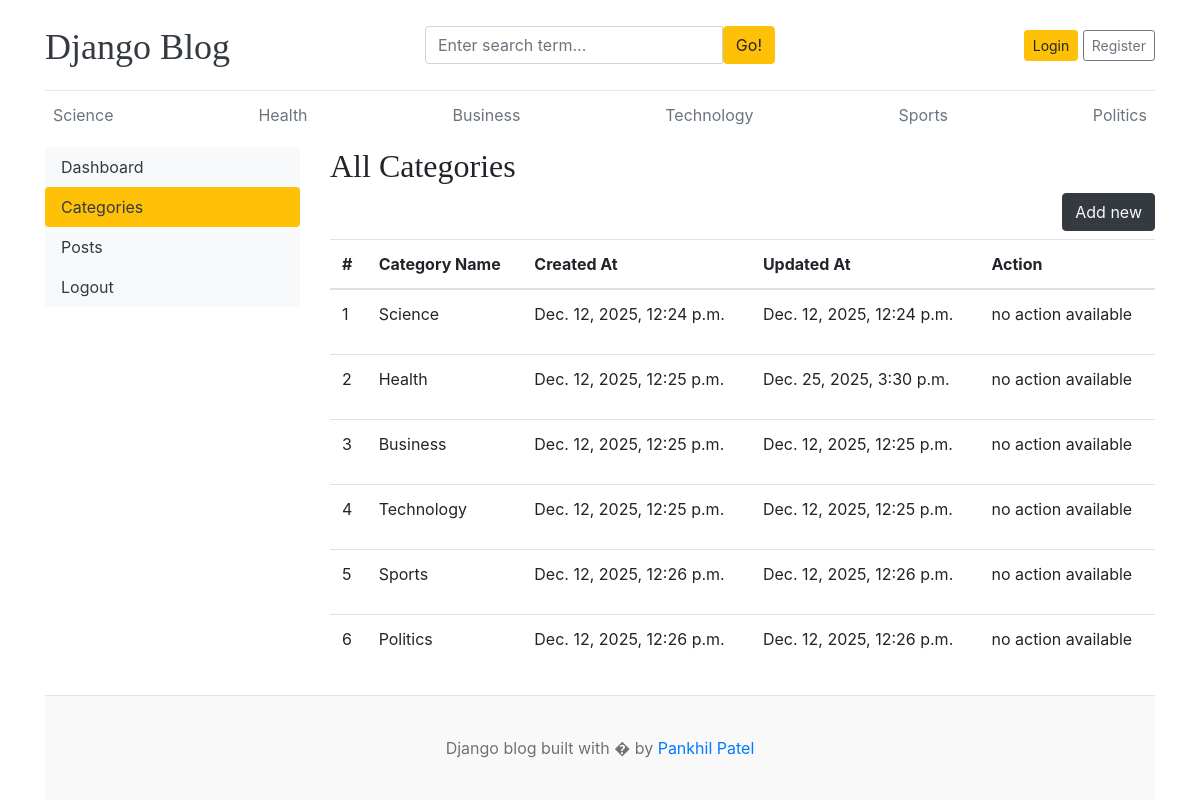
/dashboard/categories/, run on the app's committed database.
### blogs/models.py (models this page shows, shortened)
class Category(models.Model):
    category_name = models.CharField(max_length=50,unique=True)
    created_at = models.DateTimeField(auto_now_add=True)
    updated_at = models.DateTimeField(auto_now=True)
    class Meta:
        verbose_name_plural = 'categories'

### dashboards/views.py (the view)
# urls.py: path('categories/',views.categories, name='categories'),
def categories(req):
    return render(req,"dashboard/categories.html")

### blogs/context_processors.py (called while the page is built)
def get_categories(req):
    categories = Category.objects.all()
    return dict(categories=categories)

def get_social_links(req):
    social_link = SocialLink.objects.all()
    return dict(social_link=social_link)

### templates/dashboard/categories.html
{% extends 'base.html' %}
{% block content %}
<div class="row">
    {% include 'dashboard/sidebar.html' %}
    <div class="col-md-9">
        <h2>All Categories</h2>
        <a href="{% url 'add_category' %}" class="btn btn-dark text-light float-right mb-2">Add new</a>
        <table class="table table-hover">
            <thead>
                <tr>
                    <th>#</th>
                    <th>Category Name</th>
                    <th>Created At</th>
                    <th>Updated At</th>
                    <th>Action</th>
                </tr>
            </thead>
            <tbody>
                {% for cat in categories %}
                <tr>
                    <td>{{ forloop.counter }}</td>
                    <td>{{ cat.category_name }}</td>
                    <td>{{ cat.created_at }}</td>
                    <td>{{ cat.updated_at }}</td>
                    <td>
                        {% if user.is_staff or blog.author == user %}
                        <a href="{% url 'edit_category' cat.pk %}"><i class="fas fa-edit text-success"></i></a>
                        &nbsp;
                        <a href="{% url 'delete_category' cat.pk %}"><i class="fas fa-trash text-danger"></i></a>
                        {% else %}
                        <p>no action available</p>
                        {% endif %}
                    </td>
                </tr>
                {% endfor %}
            </tbody>
        </table>
    </div>
</div>
{% endblock %}

### templates/base.html (shortened to what this page needs)
{% load static %}
<!DOCTYPE html>
<html lang="en">
<head>
    <link href="https://getbootstrap.com/docs/4.0/dist/css/bootstrap.min.css" rel="stylesheet">
    <link href="{% static 'css/blog.css' %}" rel="stylesheet">
    <link rel="stylesheet" href="https://cdnjs.cloudflare.com/ajax/libs/font-awesome/5.15.2/css/all.min.css" />
</head>
<body>
    <div class="container">
        <header class="blog-header py-3">
            <div class="row flex-nowrap justify-content-between align-items-center">
                <div class="col-4 pt-1">
                    <a class="blog-header-logo text-dark" href="/">Django Blog</a>
                </div>
                <div class="col-4">
                    <form action="{% url 'search' %}" method="get">
                        <div class="input-group">
                            <input class="form-control" value="{{ keyword }}" type="text"
                                placeholder="Enter search term..." aria-label="Enter search term..." name="keyword"
                                aria-describedby="button-search" />
                            <button class="btn btn-warning" id="button-search" type="submit">Go!</button>
                        </div>
                    </form>
                </div>
                <div class="col-4 d-flex justify-content-end align-items-center">
                    {% if not user.is_authenticated %}
                    <a class="btn btn-sm btn-warning" href="{% url 'login' %}">Login</a> &nbsp;
                    <a class="btn btn-sm btn-outline-secondary" href="{% url 'register' %}">Register</a>
                    {% else %}
                    <span><a href="{% url 'dashboard' %}">Dashboard</a></span>
                    &emsp;
                    <span><a href="{% url 'logout' %}">Logout</a></span>
                    {% endif %}
                </div>
            </div>
        </header>
        <div class="nav-scroller py-1 mb-2">
            <nav class="nav d-flex justify-content-between">
                {% for cat in categories %}
                <a class="p-2 text-muted" href="{% url 'posts_by_category' cat.id %}">{{cat.category_name}}</a>
                {% endfor %}
            </nav>
        </div>
        {% block content %}
        {% endblock %}
        <footer class="blog-footer">
            <p>Django blog built with � by <a href="#">Pankhil Patel</a></p>
        </footer>
    </div>
</body>
</html>

### blog_main/static/css/blog.css (style rules this page uses)
.blog-header { border-bottom: 1px solid #e5e5e5; }
.blog-header-logo { font-family: "Playfair Display", Georgia, "Times New Roman", serif ; font-size: 2.25rem; }
h1, h2, h3, h4, h5, h6 { font-family: "Playfair Display", Georgia, "Times New Roman", serif ; }
.blog-footer { padding: 2.5rem 0; color: #727272; text-align: center; background-color: #f9f9f9; border-top: .05rem solid #e5e5e5; }
.blog-footer p:last-child { margin-bottom: 0; }

### data on the page
Category: category_name "Science", created_at "Dec. 12, 2025, 12:24 p.m.", updated_at "Dec. 12, 2025, 12:24 p.m."
Category: category_name "Health", created_at "Dec. 12, 2025, 12:25 p.m.", updated_at "Dec. 25, 2025, 3:30 p.m."
Category: category_name "Business", created_at "Dec. 12, 2025, 12:25 p.m.", updated_at "Dec. 12, 2025, 12:25 p.m."
Category: category_name "Technology", created_at "Dec. 12, 2025, 12:25 p.m.", updated_at "Dec. 12, 2025, 12:25 p.m."
Category: category_name "Sports", created_at "Dec. 12, 2025, 12:26 p.m.", updated_at "Dec. 12, 2025, 12:26 p.m."
Category: category_name "Politics", created_at "Dec. 12, 2025, 12:26 p.m.", updated_at "Dec. 12, 2025, 12:26 p.m."
